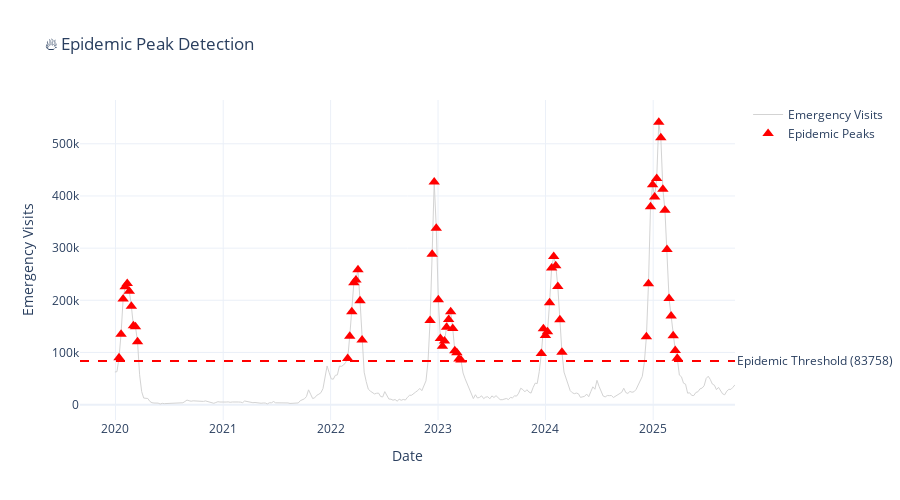

The notebook cell this image was saved under:
### Markdown cell above
---

## 🔥 4. Peak Detection: Identifying Epidemic Waves

### Code cell
if df is not None and emergency_cols:
    # Calculate rolling statistics
    national_trend['rolling_mean'] = national_trend[target_col].rolling(window=4).mean()
    national_trend['rolling_std'] = national_trend[target_col].rolling(window=4).std()

    # Define epidemic threshold (mean + 1.5 std)
    threshold = national_trend['rolling_mean'].mean() + 1.5 * national_trend['rolling_std'].mean()

    # Identify peaks
    national_trend['is_peak'] = national_trend[target_col] > threshold
    peaks = national_trend[national_trend['is_peak']]

    print(f"🔥 Detected {len(peaks)} epidemic peaks (above threshold)")
    print(f"📊 Threshold: {threshold:.0f} visits\n")

    if len(peaks) > 0:
        print("Top 5 peaks:")
        top_peaks = peaks.nlargest(5, target_col)[['date', target_col]]
        for idx, row in top_peaks.iterrows():
            print(f"   📍 {row['date'].strftime('%Y-%m-%d')}: {row[target_col]:.0f} visits")

    # Visualization
    fig = go.Figure()

    # Main line
    fig.add_trace(go.Scatter(
        x=national_trend['date'],
        y=national_trend[target_col],
        mode='lines',
        name='Emergency Visits',
        line=dict(color='lightgray', width=1)
    ))

    # Peak markers
    if len(peaks) > 0:
        fig.add_trace(go.Scatter(
            x=peaks['date'],
            y=peaks[target_col],
            mode='markers',
            name='Epidemic Peaks',
            marker=dict(color='red', size=10, symbol='triangle-up')
        ))

    # Threshold line
    fig.add_hline(
        y=threshold,
        line_dash='dash',
        line_color='red',
        annotation_text=f'Epidemic Threshold ({threshold:.0f})',
        annotation_position='right'
    )

    fig.update_layout(
        title='🔥 Epidemic Peak Detection',
        xaxis_title='Date',
        yaxis_title='Emergency Visits',
        height=500,
        template='plotly_white',
        hovermode='x unified'
    )

    fig.write_html(VIZ_PATH / 'epidemic_peaks.html')
    fig.show()
    print(f"\n✅ Saved: epidemic_peaks.html")

### Figure 1 — Plotly figure (JSON) as saved in the notebook; plotly's stock layout.template omitted (floating-point values rounded to 4 significant figures; data arrays with more than 128 entries replaced by an {"elided": "..."} marker saying what was removed)
{"data": [{"line": {"color": "lightgray", "width": 1}, "mode": "lines", "name": "Emergency Visits", "type": "scatter", "x": {"elided": "302 str values"}, "y": {"elided": "302 float values"}}, {"marker": {"color": "red", "size": 10, "symbol": "triangle-up"}, "mode": "markers", "name": "Epidemic Peaks", "type": "scatter", "x": ["2020-01-13T00:00:00.000000000", "2020-01-20T00:00:00.000000000", "2020-01-27T00:00:00.000000000", "2020-02-03T00:00:00.000000000", "2020-02-10T00:00:00.000000000", "2020-02-17T00:00:00.000000000", "2020-02-24T00:00:00.000000000", "2020-03-02T00:00:00.000000000", "2020-03-09T00:00:00.000000000", "2020-03-16T00:00:00.000000000", "2022-02-28T00:00:00.000000000", "2022-03-07T00:00:00.000000000", "2022-03-14T00:00:00.000000000", "2022-03-21T00:00:00.000000000", "2022-03-28T00:00:00.000000000", "2022-04-04T00:00:00.000000000", "2022-04-11T00:00:00.000000000", "2022-04-18T00:00:00.000000000", "2022-12-05T00:00:00.000000000", "2022-12-12T00:00:00.000000000", "2022-12-19T00:00:00.000000000", "2022-12-26T00:00:00.000000000", "2023-01-02T00:00:00.000000000", "2023-01-09T00:00:00.000000000", "2023-01-16T00:00:00.000000000", "2023-01-23T00:00:00.000000000", "2023-01-30T00:00:00.000000000", "2023-02-06T00:00:00.000000000", "2023-02-13T00:00:00.000000000", "2023-02-20T00:00:00.000000000", "2023-02-27T00:00:00.000000000", "2023-03-06T00:00:00.000000000", "2023-03-13T00:00:00.000000000", "2023-03-20T00:00:00.000000000", "2023-12-18T00:00:00.000000000", "2023-12-25T00:00:00.000000000", "2024-01-01T00:00:00.000000000", "2024-01-08T00:00:00.000000000", "2024-01-15T00:00:00.000000000", "2024-01-22T00:00:00.000000000", "2024-01-29T00:00:00.000000000", "2024-02-05T00:00:00.000000000", "2024-02-12T00:00:00.000000000", "2024-02-19T00:00:00.000000000", "2024-02-26T00:00:00.000000000", "2024-12-09T00:00:00.000000000", "2024-12-16T00:00:00.000000000", "2024-12-23T00:00:00.000000000", "2024-12-30T00:00:00.000000000", "2025-01-06T00:00:00.000000000", "2025-01-13T00:00:00.000000000", "2025-01-20T00:00:00.000000000", "2025-01-27T00:00:00.000000000", "2025-02-03T00:00:00.000000000", "2025-02-10T00:00:00.000000000", "2025-02-17T00:00:00.000000000", "2025-02-24T00:00:00.000000000", "2025-03-03T00:00:00.000000000", "2025-03-10T00:00:00.000000000", "2025-03-17T00:00:00.000000000", "2025-03-24T00:00:00.000000000"], "y": [89770.0, 135100.0, 202300.0, 226000.0, 232100.0, 217500.0, 188800.0, 151000.0, 149300.0, 120500.0, 88330.0, 131300.0, 178100.0, 233600.0, 239100.0, 258700.0, 199000.0, 124200.0, 161200.0, 288300.0, 426600.0, 338300.0, 200900.0, 126600.0, 112200.0, 121900.0, 148400.0, 163400.0, 178300.0, 145900.0, 103200.0, 99650.0, 87630.0, 85730.0, 98140.0, 145600.0, 132500.0, 139900.0, 195400.0, 261900.0, 284000.0, 266400.0, 226200.0, 162900.0, 100400.0, 130400.0, 231500.0, 379100.0, 421600.0, 398100.0, 433600.0, 541200.0, 511500.0, 412700.0, 372600.0, 297300.0, 203300.0, 169900.0, 132000.0, 103900.0, 88850.0]}], "layout": {"annotations": [{"showarrow": false, "text": "Epidemic Threshold (83758)", "x": 1, "xanchor": "left", "xref": "x domain", "y": 83760.0, "yanchor": "middle", "yref": "y"}], "height": 500, "hovermode": "x unified", "shapes": [{"line": {"color": "red", "dash": "dash"}, "type": "line", "x0": 0, "x1": 1, "xref": "x domain", "y0": 83760.0, "y1": 83760.0, "yref": "y"}], "title": {"text": "🔥 Epidemic Peak Detection"}, "xaxis": {"title": {"text": "Date"}}, "yaxis": {"title": {"text": "Emergency Visits"}}}}
